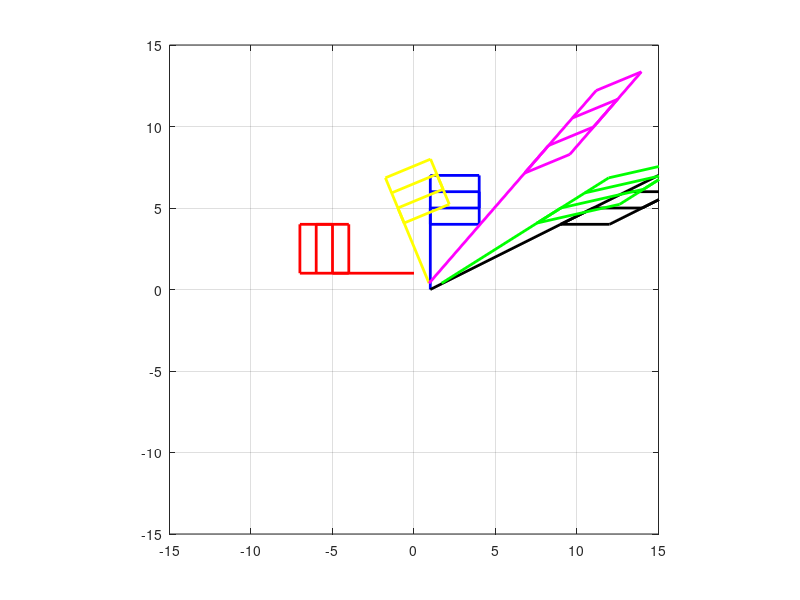

This chart was generated by the following MATLAB code:
echo on
%1
x = [1 1 4 4 1 1 4 4 1; 0 7 7 4 4 5 5 6 6]

%plot
plot(x(1,:), x(2,:), 'b', 'linewidth', 2);
axis([-15, 15, -15, 15])
axis equal
grid on

%2
T = [0 -1; 1 0]
Y = T*x

hold;

%plot
plot(Y(1,:), Y(2,:), 'r', 'linewidth', 2);

%3
R = [cos(pi/8) -sin(pi/8); sin(pi/8) cos(pi/8)]
Z = R*x

%plot
plot(Z(1,:), Z(2,:), 'y', 'linewidth', 2);


%4
S_2_1 = [1 2; 0 1]
C = S_2_1*x

%plot
plot(C(1,:), C(2,:), 'k', 'linewidth', 2);

%5
O_2 = S_2_1*R
O_1 = R*S_2_1

Check = O_1-O_2

%O_1 - O_2, the commutator of two matrices, is not all Zero. So the
%transformations do not commute.

%plot
N = O_1*x
M = O_2*x

plot(N(1,:), N(2,:), 'm', 'linewidth', 2);
plot(M(1,:), M(2,:), 'g', 'linewidth', 2);

